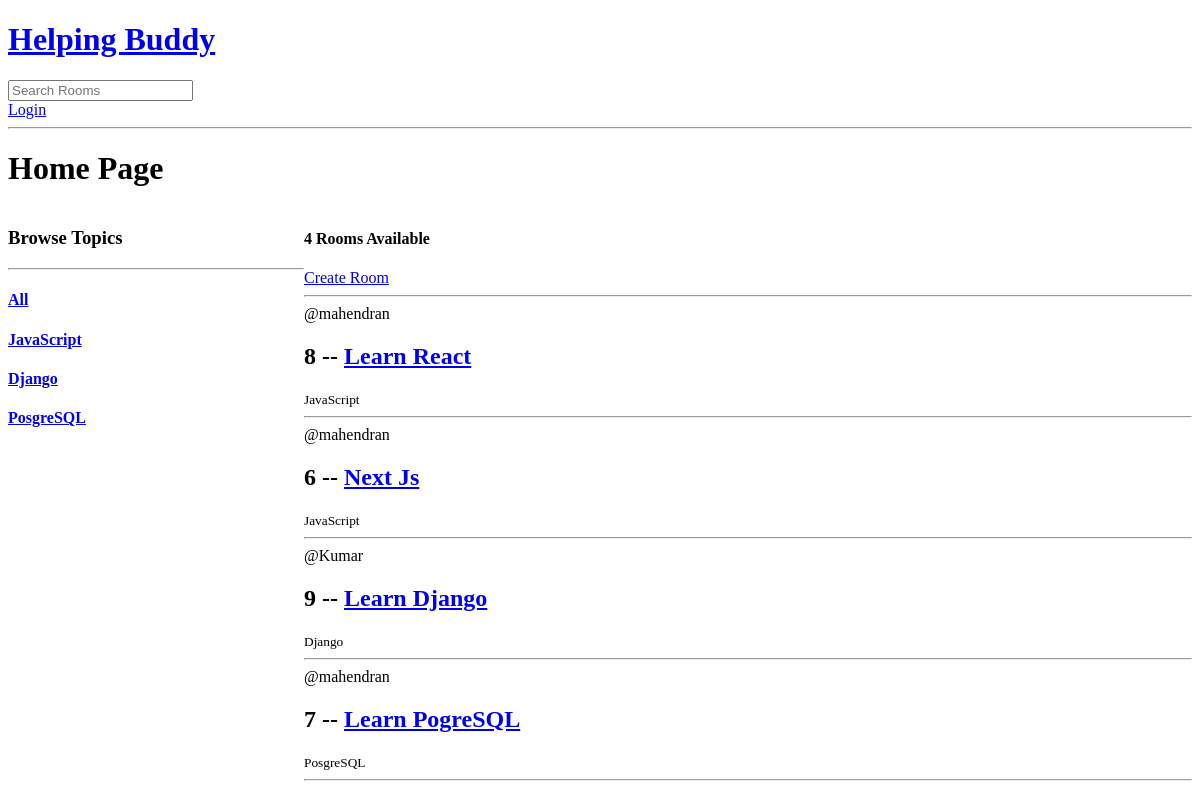
The app's page /, older data.
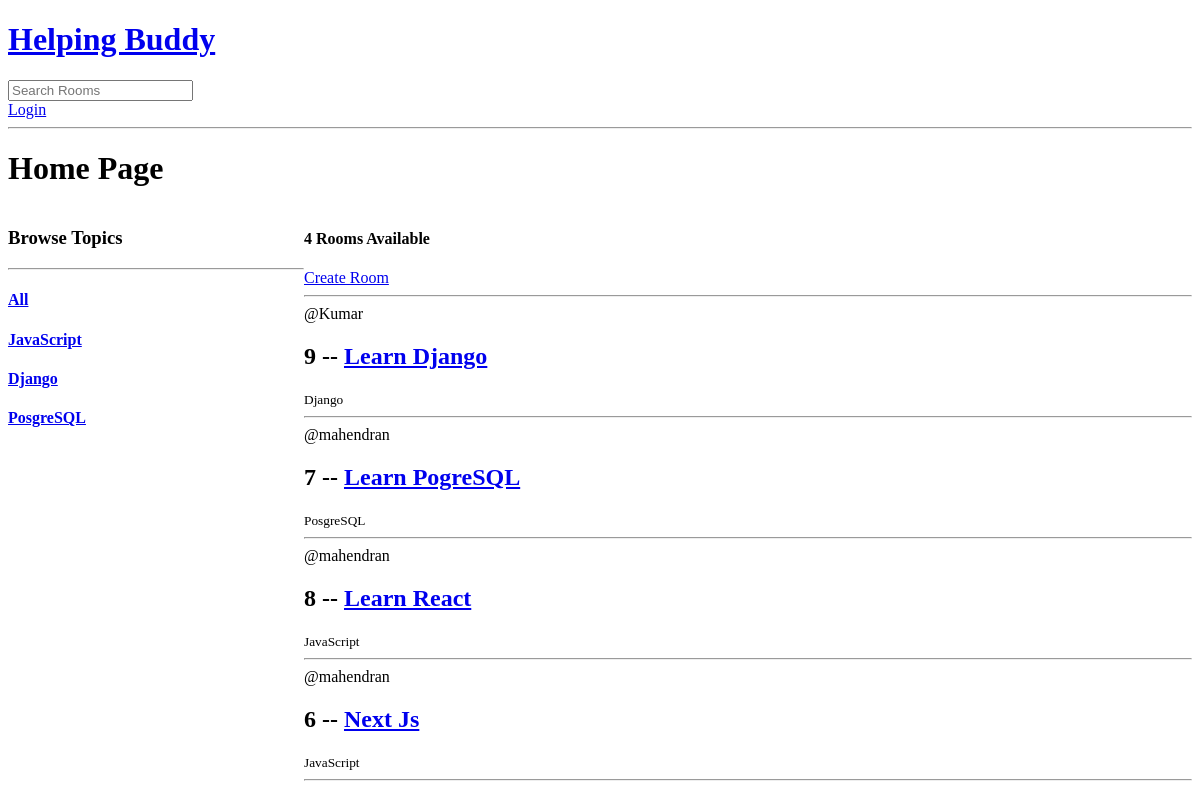
The same page, newer data.
### base/models.py (models this page shows, shortened)
class Topic(models.Model):
    name = models.CharField(max_length = 200)

class Room(models.Model):
    host = models.ForeignKey(User, on_delete = models.SET_NULL, null = True)
    topic = models.ForeignKey(Topic, on_delete = models.SET_NULL, null = True)
    name = models.CharField(max_length = 200)
    description = models.TextField(null = True, blank = True)
    participants = models.ManyToManyField(User, related_name='paricipants', blank=True)
    updated = models.DateTimeField(auto_now = True) #take snapshot of time when modified
    created = models.DateTimeField(auto_now_add = True) #take snapshot of time when created
    class Meta:
        ordering = ['-updated','-created']

### base/views.py (the view)
# urls.py: path('', views.home, name='home'),
def home(request):
    q = request.GET.get('q') if request.GET.get('q') != None else ''
    rooms = Room.objects.filter(Q(topic__name__icontains=q) | Q(name__icontains=q) | Q(description__icontains = q))
    roomCount = rooms.count()
    topic = Topic.objects.all()
    context = {'rooms':rooms,"topics":topic,'room_count':roomCount}
    return render(request, 'base/home.html', context)

### base/templates/base/home.html (shortened to what this page needs)
{% extends 'main.html' %}
{% block content %}
<h1>Home Page</h1>
<div class="container">
    <div>
        <h3>Browse Topics</h3>
        <hr>
        <div>
            <h4><a href="{%url 'home' %}">All</a></h4>
        </div>
        {% for topic in topics %}
        <h4><a href="{%url 'home' %}?q={{topic.name}}">{{topic.name}}</a></h4>
        {% endfor %}
    </div>
    <div>
        <h4>{{room_count}} Rooms Available</h4>
        <a href="{%url 'create-room' %}">Create Room</a>
        <hr>
        <div>
            {% for room in rooms%}
            <div>
                <div>
                    <span>@{{room.host.username}}</span>
                    <h2>{{room.id}} -- <a href="{% url 'room' room.id %}">{{room.name}}</a></h2>
                    <small>{{room.topic.name}}</small>
                    <hr>
                </div>
            </div>
            {% endfor %}
        </div>
    </div>
</div>
{% endblock %}

Row changes from the older to the newer data that the page shows:
changed Room "Learn Django": moves up the list
changed Room "Learn PogreSQL": moves up the list
